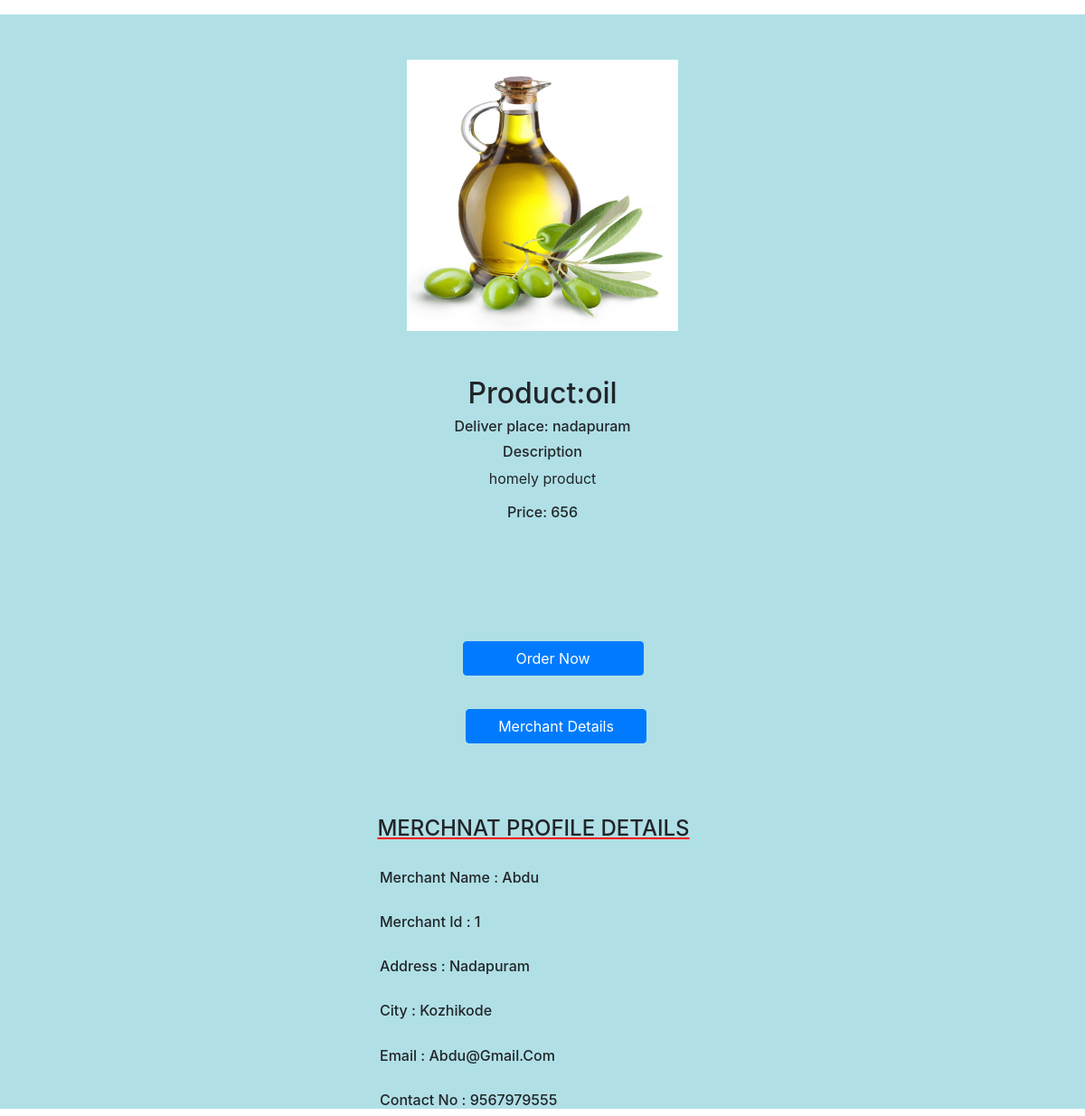
The page /Product_merchant_Details/1 on the database its author committed.
### merchantapp/models.py (models this page shows)
class Product(models.Model):
    product_name=models.CharField(max_length=50)
    image=models.ImageField(null=True)
    description=models.TextField(blank=True,null=True)
    Delivery_place=models.CharField(max_length=50)
    price=models.CharField(max_length=50)
    merchant_username= models.CharField(max_length=50,blank=True,null=True)
    def __str__(self):
        return self.product_name

class Merchants(models.Model):
    name=models.CharField(max_length=50)
    merchantid=models.AutoField(primary_key=True)
    adress=models.CharField(max_length=100)
    city=models.CharField(max_length=50)
    username=models.CharField(max_length=50,unique=True)
    email=models.EmailField()
    phone=models.CharField(max_length=50)
    password=models.CharField(max_length=50)
    def __str__(self):
        return self.username

### merchantapp/views.py (the view)
# urls.py: path('Product_merchant_Details/<int:id>',views.Product_merchant_Details,name='Product_merchant_Details'),
def Product_merchant_Details(request,id):
    product=Product.objects.get(id=id)
    print(product)
    username=Product.objects.filter(id=id).values_list('merchant_username',flat=True)
    print(username)
    m=Merchants.objects.get(username__in=username)
    print(m)
    return render(request,'Product_merchant_Details.html',{'context_object':product,'obj':m})

### merchantapp/templates/product_merchant_details.html (shortened to what this page needs)
{% extends 'base.html' %}
{% load static %}
{% block content %}
<section id="details" style="background: powderblue;width: 100%;height:auto">
    <div class="container">
        <div class="row mt-3">
            <div class="col text-center">
                <img src="{{context_object.image.url}}" width="300px" height="300px" style="margin-top: 50px">
                <h2 style="margin-top: 50px">Product:{{context_object.product_name}}</h2>
                <h6>Deliver place: {{context_object.Delivery_place}}</h6>
               <span><h6>Description</h6><P>{{context_object.description}}</P></span>
                <h6>Price: {{context_object.price}}</h6>
            </div>
        </div>
            <a class="btn btn-primary" href="" style="margin-left: 470px;width: 200px;margin-top: 200px" id="mer">Merchant Details</a>
             <a class="btn btn-primary" href="{% url 'delivery_details' context_object.id obj.pk %}" style="margin-top: 50px;margin-left: -208px;width: 200px">Order Now</a>
        </div>
    <div class="text-center" id="det" >
        <h4 style="margin-top: 80px;text-transform: uppercase;margin-left: -20px;text-decoration: underline;text-decoration-color: red">Merchnat Profile details</h4>
        <h6 style="margin-top: 30px; text-align: justify;margin-left: 35%;text-transform: capitalize">Merchant Name : {{obj.name}}</h6>
        <h6 style="margin-top: 30px; text-align: justify;margin-left: 35%;text-transform: capitalize">merchant Id  : {{obj.merchantid}}</h6>
        <h6 style="margin-top: 30px; text-align: justify;margin-left: 35%;text-transform: capitalize">address : {{obj.adress}}</h6>
        <h6 style="margin-top: 30px; text-align: justify;margin-left: 35%;text-transform: capitalize">City : {{obj.city}}</h6>
        <h6 style="margin-top: 30px; text-align: justify;margin-left: 35%;text-transform: capitalize">Email : {{obj.email}}</h6>
        <h6 style="margin-top: 30px; text-align: justify;margin-left: 35%;text-transform: capitalize">Contact No : {{obj.phone}}</h6>
    </div>
</section>
{% endblock %}

### rows shown on the page
Product: image (picture), product_name "oil", Delivery_place "nadapuram", description "homely product", price "656"
Merchants: name "Abdu", merchantid "1", adress "Nadapuram", city "Kozhikode", email "Abdu@gmail.com", phone "9567979555"
